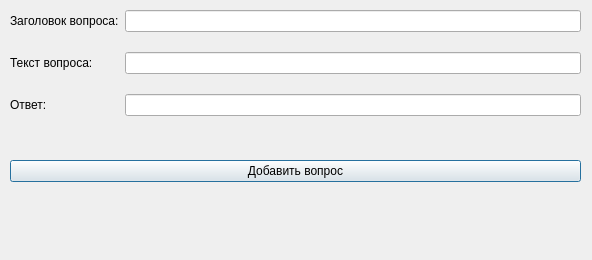
<?xml version="1.0" encoding="UTF-8"?>
<ui version="4.0">
 <class>DialogNumericAnswer</class>
 <widget class="QDialog" name="DialogNumericAnswer">
  <property name="geometry">
   <rect>
    <x>0</x>
    <y>0</y>
    <width>592</width>
    <height>260</height>
   </rect>
  </property>
  <property name="windowTitle">
   <string>Dialog</string>
  </property>
  <widget class="QWidget" name="formLayoutWidget">
   <property name="geometry">
    <rect>
     <x>10</x>
     <y>10</y>
     <width>571</width>
     <height>141</height>
    </rect>
   </property>
   <layout class="QFormLayout" name="formLayout">
    <property name="sizeConstraint">
     <enum>QLayout::SetMaximumSize</enum>
    </property>
    <property name="fieldGrowthPolicy">
     <enum>QFormLayout::ExpandingFieldsGrow</enum>
    </property>
    <property name="verticalSpacing">
     <number>20</number>
    </property>
    <item row="0" column="0">
     <widget class="QLabel" name="label">
      <property name="text">
       <string>Заголовок вопроса:</string>
      </property>
     </widget>
    </item>
    <item row="0" column="1">
     <widget class="QLineEdit" name="lineEdit"/>
    </item>
    <item row="1" column="0">
     <widget class="QLabel" name="label_2">
      <property name="text">
       <string>Текст вопроса: </string>
      </property>
     </widget>
    </item>
    <item row="1" column="1">
     <widget class="QLineEdit" name="lineEdit_2"/>
    </item>
    <item row="2" column="0">
     <widget class="QLabel" name="label_3">
      <property name="text">
       <string>Ответ: </string>
      </property>
     </widget>
    </item>
    <item row="2" column="1">
     <widget class="QLineEdit" name="lineEdit_3"/>
    </item>
   </layout>
  </widget>
  <widget class="QWidget" name="verticalLayoutWidget">
   <property name="geometry">
    <rect>
     <x>10</x>
     <y>160</y>
     <width>571</width>
     <height>80</height>
    </rect>
   </property>
   <layout class="QVBoxLayout" name="verticalLayout">
    <property name="sizeConstraint">
     <enum>QLayout::SetMaximumSize</enum>
    </property>
    <item>
     <widget class="QPushButton" name="pushButton">
      <property name="text">
       <string>Добавить вопрос</string>
      </property>
     </widget>
    </item>
   </layout>
  </widget>
 </widget>
 <resources/>
 <connections/>
</ui>
